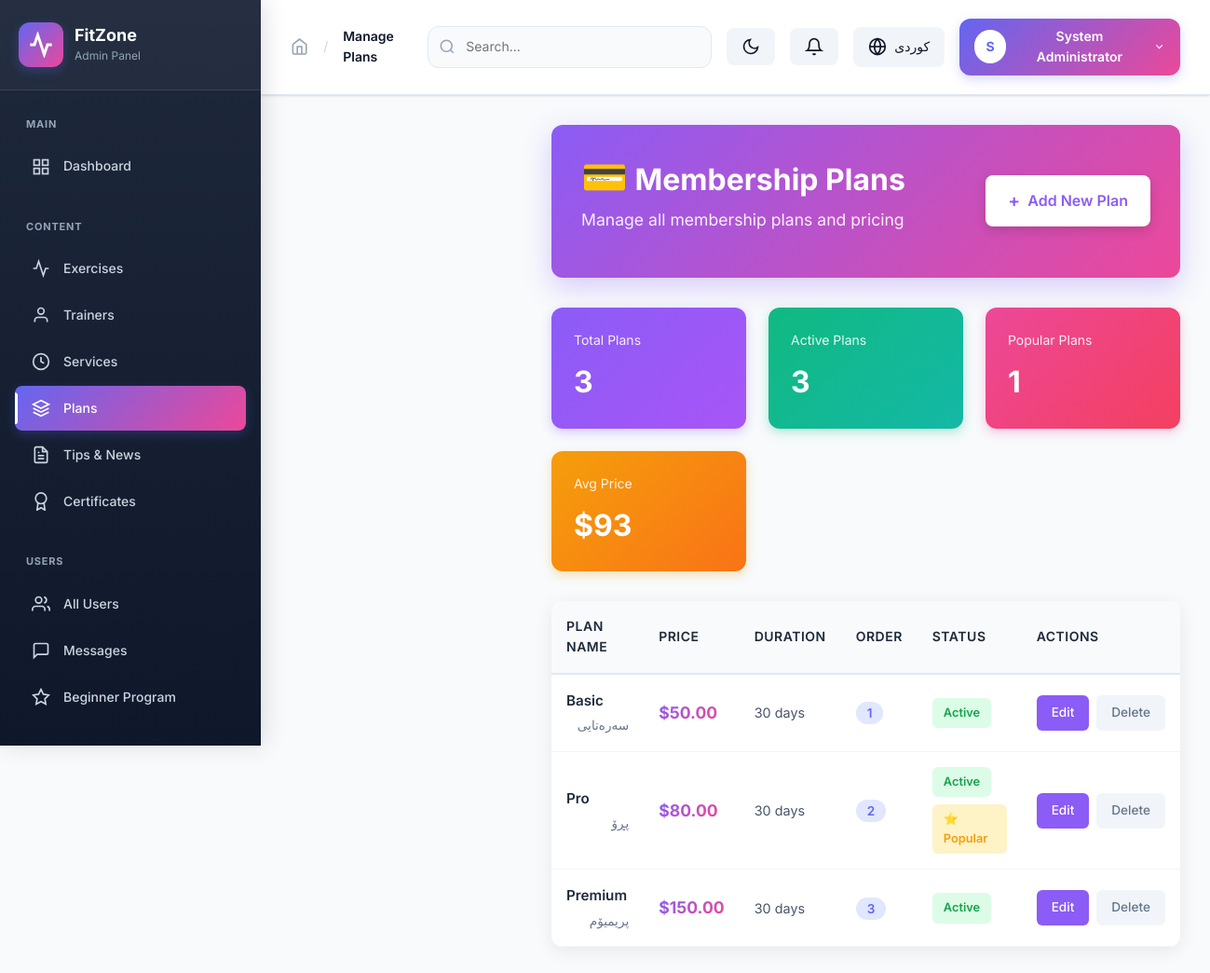
The page /admin/plans.php (signed in) on the database its author committed.
### tables this page shows
CREATE TABLE `plans` (
    `id` INT PRIMARY KEY AUTO_INCREMENT,
    `name` VARCHAR(100) NOT NULL,
    `name_ku` VARCHAR(100),
    `description` TEXT,
    `description_ku` TEXT,
    `duration_days` INT NOT NULL DEFAULT 30,
    `price` DECIMAL(10,2) NOT NULL,
    `currency` VARCHAR(10) DEFAULT 'USD',
    `features` JSON,
    `features_ku` JSON,
    `is_popular` TINYINT(1) DEFAULT 0,
    `sort_order` INT DEFAULT 0,
    `is_active` TINYINT(1) DEFAULT 1,
    `created_at` TIMESTAMP DEFAULT CURRENT_TIMESTAMP,
    `updated_at` TIMESTAMP DEFAULT CURRENT_TIMESTAMP ON UPDATE CURRENT_TIMESTAMP
);

### includes/functions.php (called while the page is built, shortened)
<?php
require_once __DIR__ . '/config.php';
function e($string) {
    return htmlspecialchars($string ?? '', ENT_QUOTES, 'UTF-8');
}
function isAdminLoggedIn() {
    return isset($_SESSION['admin_id']) && !empty($_SESSION['admin_id']);
}
function getCurrentAdmin() {
    return fetchOne("SELECT * FROM admins WHERE id = ?", [$_SESSION['admin_id']]);
}
function getCurrentLang() {
    return $_SESSION['lang'] ?? 'en';
}
function __($textEn, $textKu = null) {
    $lang = getCurrentLang();
    return $textEn;
}
function getLocalized($row, $field) {
    $lang = getCurrentLang();
    return $row[$field] ?? '';
}

### includes/config.php (called while the page is built, shortened)
<?php
class Database {
    private static $instance = null;
    private $connection;
    private function __construct() {
        try {
            $dsn = "mysql:host=" . DB_HOST . ";dbname=" . DB_NAME . ";charset=" . DB_CHARSET;
            $options = [
                PDO::ATTR_ERRMODE => PDO::ERRMODE_EXCEPTION,
                PDO::ATTR_DEFAULT_FETCH_MODE => PDO::FETCH_ASSOC,
                PDO::ATTR_EMULATE_PREPARES => false,
                PDO::MYSQL_ATTR_INIT_COMMAND => "SET NAMES utf8mb4 COLLATE utf8mb4_unicode_ci"
            ];
            $this->connection = new PDO($dsn, DB_USER, DB_PASS, $options);
        } catch (PDOException $e) {
            die("Database connection failed: " . $e->getMessage());
        }
    }
    public static function getInstance() {
        if (self::$instance === null) {
            self::$instance = new self();
        }
        return self::$instance;
    }
    public function getConnection() {
        return $this->connection;
    }
}
function db() {
    return Database::getInstance()->getConnection();
}
function query($sql, $params = []) {
    $stmt = db()->prepare($sql);
    $stmt->execute($params);
    return $stmt;
}
function fetchOne($sql, $params = []) {
    return query($sql, $params)->fetch();
}
function fetchAll($sql, $params = []) {
    return query($sql, $params)->fetchAll();
}

### admin/plans.php (the view, shortened to what this page needs)
<?php
$action = $_GET['action'] ?? 'list';
$plans = fetchAll("SELECT * FROM plans ORDER BY sort_order, created_at DESC");
$totalPlans = count($plans);
$activePlans = count(array_filter($plans, fn($p) => $p['is_active']));
$popularPlans = count(array_filter($plans, fn($p) => $p['is_popular']));
$avgPrice = $totalPlans > 0 ? round(array_sum(array_column($plans, 'price')) / $totalPlans, 2) : 0;
$pageTitle = 'Manage Plans';
?>
<?php include 'includes/header.php'; ?>
<div class="admin-content">
<?php if ($action === 'list'): ?>
<div class="page-header" style="background: linear-gradient(135deg, #8b5cf6 0%, #ec4899 100%); color: white; padding: 2rem; border-radius: 12px; margin-bottom: 2rem; box-shadow: 0 10px 30px rgba(139, 92, 246, 0.3); display: flex; justify-content: space-between; align-items: center;">
    <div>
        <h1 class="page-title" style="color: white; font-size: 2rem; font-weight: 700; margin-bottom: 0.5rem;">
            <span class="icon" style="font-size: 2.5rem;">💳</span>
            Membership Plans
        </h1>
        <p class="page-subtitle" style="color: rgba(255,255,255,0.9); font-size: 1.1rem;">Manage all membership plans and pricing</p>
    </div>
    <a href="?action=add" class="admin-btn" style="background: white; color: #8b5cf6; padding: 0.75rem 1.5rem; border-radius: 8px; font-weight: 600; display: inline-flex; align-items: center; gap: 0.5rem; box-shadow: 0 4px 12px rgba(0,0,0,0.15); transition: all 0.3s; text-decoration: none;">
        <span class="icon" style="font-size: 1.2rem;">+</span>
        Add New Plan
    </a>
</div>
<div style="display: grid; grid-template-columns: repeat(auto-fit, minmax(200px, 1fr)); gap: 1.5rem; margin-bottom: 2rem;">
    <div style="background: linear-gradient(135deg, #8b5cf6 0%, #a855f7 100%); padding: 1.5rem; border-radius: 12px; color: white; box-shadow: 0 4px 12px rgba(139, 92, 246, 0.3);">
        <div style="font-size: 0.875rem; opacity: 0.9; margin-bottom: 0.5rem;">Total Plans</div>
        <div style="font-size: 2rem; font-weight: 700;"><?php echo $totalPlans; ?></div>
    </div>
    <div style="background: linear-gradient(135deg, #10b981 0%, #14b8a6 100%); padding: 1.5rem; border-radius: 12px; color: white; box-shadow: 0 4px 12px rgba(16, 185, 129, 0.3);">
        <div style="font-size: 0.875rem; opacity: 0.9; margin-bottom: 0.5rem;">Active Plans</div>
        <div style="font-size: 2rem; font-weight: 700;"><?php echo $activePlans; ?></div>
    </div>
    <div style="background: linear-gradient(135deg, #ec4899 0%, #f43f5e 100%); padding: 1.5rem; border-radius: 12px; color: white; box-shadow: 0 4px 12px rgba(236, 72, 153, 0.3);">
        <div style="font-size: 0.875rem; opacity: 0.9; margin-bottom: 0.5rem;">Popular Plans</div>
        <div style="font-size: 2rem; font-weight: 700;"><?php echo $popularPlans; ?></div>
    </div>
    <div style="background: linear-gradient(135deg, #f59e0b 0%, #f97316 100%); padding: 1.5rem; border-radius: 12px; color: white; box-shadow: 0 4px 12px rgba(245, 158, 11, 0.3);">
        <div style="font-size: 0.875rem; opacity: 0.9; margin-bottom: 0.5rem;">Avg Price</div>
        <div style="font-size: 2rem; font-weight: 700;">$<?php echo number_format($avgPrice, 0); ?></div>
    </div>
</div>
<div style="background: white; border-radius: 12px; box-shadow: 0 4px 20px rgba(0,0,0,0.08); overflow: hidden;">
    <div style="overflow-x: auto;">
        <table style="width: 100%; border-collapse: collapse;">
            <thead>
                <tr style="background: #f8fafc; border-bottom: 2px solid #e2e8f0;">
                    <th style="padding: 1rem; text-align: left; font-weight: 600; color: #1e293b; font-size: 0.875rem; text-transform: uppercase; letter-spacing: 0.5px;">Plan Name</th>
                    <th style="padding: 1rem; text-align: left; font-weight: 600; color: #1e293b; font-size: 0.875rem; text-transform: uppercase; letter-spacing: 0.5px;">Price</th>
                    <th style="padding: 1rem; text-align: left; font-weight: 600; color: #1e293b; font-size: 0.875rem; text-transform: uppercase; letter-spacing: 0.5px;">Duration</th>
                    <th style="padding: 1rem; text-align: left; font-weight: 600; color: #1e293b; font-size: 0.875rem; text-transform: uppercase; letter-spacing: 0.5px;">Order</th>
                    <th style="padding: 1rem; text-align: left; font-weight: 600; color: #1e293b; font-size: 0.875rem; text-transform: uppercase; letter-spacing: 0.5px;">Status</th>
                    <th style="padding: 1rem; text-align: left; font-weight: 600; color: #1e293b; font-size: 0.875rem; text-transform: uppercase; letter-spacing: 0.5px;">Actions</th>
                </tr>
            </thead>
            <tbody>
                <?php if (empty($plans)): ?>
                    <tr>
                        <td colspan="6" style="padding: 3rem; text-align: center;">
                            <div style="display: flex; flex-direction: column; align-items: center; gap: 1rem;">
                                <span style="font-size: 4rem; opacity: 0.3;">💳</span>
                                <p style="color: #64748b; font-size: 1.1rem; margin: 0;">No plans found</p>
                                <a href="?action=add" style="background: linear-gradient(135deg, #8b5cf6, #ec4899); color: white; padding: 0.75rem 1.5rem; border-radius: 8px; font-weight: 600; text-decoration: none; display: inline-flex; align-items: center; gap: 0.5rem;">
                                    <span>+</span> Add your first plan
                                </a>
                            </div>
                        </td>
                    </tr>
                <?php else: ?>
                    <?php foreach ($plans as $p): ?>
                        <tr style="border-bottom: 1px solid #f1f5f9; transition: all 0.2s; cursor: pointer;" onmouseover="this.style.background='#f8fafc'" onmouseout="this.style.background='white'">
                            <td style="padding: 1rem;">
                                <div>
                                    <div style="font-weight: 600; color: #1e293b; font-size: 0.95rem; margin-bottom: 0.25rem;"><?php echo e($p['name']); ?></div>
                                    <?php if ($p['name_ku']): ?>
                                        <div style="color: #64748b; font-size: 0.85rem; direction: rtl;"><?php echo e($p['name_ku']); ?></div>
                                    <?php endif; ?>
                                </div>
                            </td>
                            <td style="padding: 1rem;">
                                <span style="background: linear-gradient(135deg, #8b5cf6, #ec4899); -webkit-background-clip: text; -webkit-text-fill-color: transparent; background-clip: text; font-weight: 700; font-size: 1.1rem;">
                                    $<?php echo number_format($p['price'], 2); ?>
                                </span>
                            </td>
                            <td style="padding: 1rem;">
                                <span style="color: #475569; font-size: 0.9rem;"><?php echo $p['duration_days']; ?> days</span>
                            </td>
                            <td style="padding: 1rem;">
                                <span style="background: #e0e7ff; color: #6366f1; padding: 0.25rem 0.75rem; border-radius: 20px; font-size: 0.85rem; font-weight: 600;"><?php echo $p['sort_order']; ?></span>
                            </td>
                            <td style="padding: 1rem;">
                                <div style="display: flex; gap: 0.5rem; flex-wrap: wrap;">
                                    <?php if ($p['is_active']): ?>
                                        <span style="background: #dcfce7; color: #16a34a; padding: 0.375rem 0.75rem; border-radius: 6px; font-size: 0.8rem; font-weight: 600;">Active</span>
                                    <?php else: ?>
                                        <span style="background: #fee2e2; color: #dc2626; padding: 0.375rem 0.75rem; border-radius: 6px; font-size: 0.8rem; font-weight: 600;">Inactive</span>
                                    <?php endif; ?>
                                    <?php if ($p['is_popular']): ?>
                                        <span style="background: #fef3c7; color: #f59e0b; padding: 0.375rem 0.75rem; border-radius: 6px; font-size: 0.8rem; font-weight: 600;">⭐ Popular</span>
                                    <?php endif; ?>
                                </div>
                            </td>
                            <td style="padding: 1rem;">
                                <div style="display: flex; gap: 0.5rem;">
                                    <a href="?action=edit&id=<?php echo $p['id']; ?>" style="background: #8b5cf6; color: white; padding: 0.5rem 1rem; border-radius: 6px; font-size: 0.85rem; font-weight: 500; text-decoration: none; transition: all 0.2s;" onmouseover="this.style.background='#7c3aed'" onmouseout="this.style.background='#8b5cf6'">Edit</a>
                                    <a href="?action=delete&id=<?php echo $p['id']; ?>" onclick="return confirm('Delete this plan?')" style="background: #f1f5f9; color: #64748b; padding: 0.5rem 1rem; border-radius: 6px; font-size: 0.85rem; font-weight: 500; text-decoration: none; transition: all 0.2s;" onmouseover="this.style.background='#fee2e2'; this.style.color='#dc2626'" onmouseout="this.style.background='#f1f5f9'; this.style.color='#64748b'">Delete</a>
                                </div>
                            </td>
                        </tr>
                    <?php endforeach; ?>
                <?php endif; ?>
            </tbody>
        </table>
    </div>
</div>
<?php endif; ?>
</div>
<?php include 'includes/footer.php'; ?>

### admin/includes/topbar.php (shortened to what this page needs)
<div class="admin-topbar">
    <div class="topbar-left">
        <div class="breadcrumb-nav">
            <svg width="20" height="20" viewBox="0 0 24 24" fill="none" stroke="currentColor" stroke-width="2">
                <path d="M3 9l9-7 9 7v11a2 2 0 0 1-2 2H5a2 2 0 0 1-2-2z"></path>
                <polyline points="9 22 9 12 15 12 15 22"></polyline>
            </svg>
            <span style="color: var(--gray-300); margin: 0 8px;">/</span>
            <span class="breadcrumb-item active"><?= isset($pageTitle) ? e($pageTitle) : __('Dashboard', 'داشبۆرد') ?></span>
        </div>
    </div>
    <div class="topbar-right">
        <div class="topbar-search d-none d-md-block">
            <input type="text" placeholder="<?= __('Search...', 'گەڕان...') ?>" id="globalSearch">
        </div>
        <button class="topbar-btn" id="darkModeToggle" title="<?= __('Toggle Dark Mode', 'گۆڕینی دۆخی تاریک') ?>">
            <svg width="20" height="20" viewBox="0 0 24 24" fill="none" stroke="currentColor" stroke-width="2">
                <path d="M21 12.79A9 9 0 1 1 11.21 3 7 7 0 0 0 21 12.79z"></path>
            </svg>
        </button>
        <div class="dropdown">
            <button class="topbar-btn topbar-notifications" data-bs-toggle="dropdown">
                <svg width="20" height="20" viewBox="0 0 24 24" fill="none" stroke="currentColor" stroke-width="2">
                    <path d="M18 8A6 6 0 0 0 6 8c0 7-3 9-3 9h18s-3-2-3-9"></path>
                    <path d="M13.73 21a2 2 0 0 1-3.46 0"></path>
                </svg>
            </button>
        </div>
        <a href="?lang=<?= $lang === 'en' ? 'ku' : 'en' ?>" class="topbar-btn">
            <svg width="20" height="20" viewBox="0 0 24 24" fill="none" stroke="currentColor" stroke-width="2">
                <circle cx="12" cy="12" r="10"></circle>
                <line x1="2" y1="12" x2="22" y2="12"></line>
                <path d="M12 2a15.3 15.3 0 0 1 4 10 15.3 15.3 0 0 1-4 10 15.3 15.3 0 0 1-4-10 15.3 15.3 0 0 1 4-10z"></path>
            </svg>
            <span><?= $lang === 'en' ? 'کوردی' : 'English' ?></span>
        </a>
        <div class="dropdown">
            <button class="topbar-profile" data-bs-toggle="dropdown">
                <div class="profile-avatar">
                    <?= strtoupper(substr(getLocalized($currentAdmin, 'full_name'), 0, 1)) ?>
                </div>
                <span class="d-none d-md-inline"><?= e(getLocalized($currentAdmin, 'full_name')) ?></span>
                <svg width="14" height="14" viewBox="0 0 24 24" fill="none" stroke="currentColor" stroke-width="2">
                    <polyline points="6 9 12 15 18 9"></polyline>
                </svg>
            </button>
        </div>
    </div>
</div>

### assets/css/admin-components.css (style rules this page uses)
.dropdown { position: relative; }

### admin/includes/header.php (style rules this page uses)
.admin-main > * { opacity: 0; animation: fadeIn 0.5s ease-out forwards; }
.admin-main > *:nth-child(1) { animation-delay: 0.05s; }

### rows shown on the page
plans: name "Basic", name_ku "سەرەتایی", price "50.00", duration_days "30", sort_order "1", is_active "Active"
plans: name "Pro", name_ku "پڕۆ", price "80.00", duration_days "30", sort_order "2", is_active "Active", is_popular "⭐ Popular"
plans: name "Premium", name_ku "پریمیۆم", price "150.00", duration_days "30", sort_order "3", is_active "Active"

### other values the page prints
SITE_NAME "FitZone"
__('Admin Panel', 'پانێڵی بەڕێوەبەر') "Admin Panel"
__('Main', 'سەرەکی') "MAIN"
__('Dashboard', 'داشبۆرد') "Dashboard"
__('Content', 'ناوەڕۆک') "CONTENT"
__('Exercises', 'ڕاهێنانەکان') "Exercises"
__('Trainers', 'ڕاهێنەرەکان') "Trainers"
__('Services', 'خزمەتگوزاریەکان') "Services"
__('Plans', 'پلانەکان') "Plans"
__('Tips & News', 'ئامۆژگاری و هەواڵ') "Tips & News"
__('Certificates', 'بڕوانامەکان') "Certificates"
__('Users', 'بەکارهێنەران') "USERS"
__('All Users', 'هەموو بەکارهێنەران') "All Users"
__('Messages', 'پەیامەکان') "Messages"
__('Beginner Program', 'پڕۆگرامی سەرەتایی') "Beginner Program"
